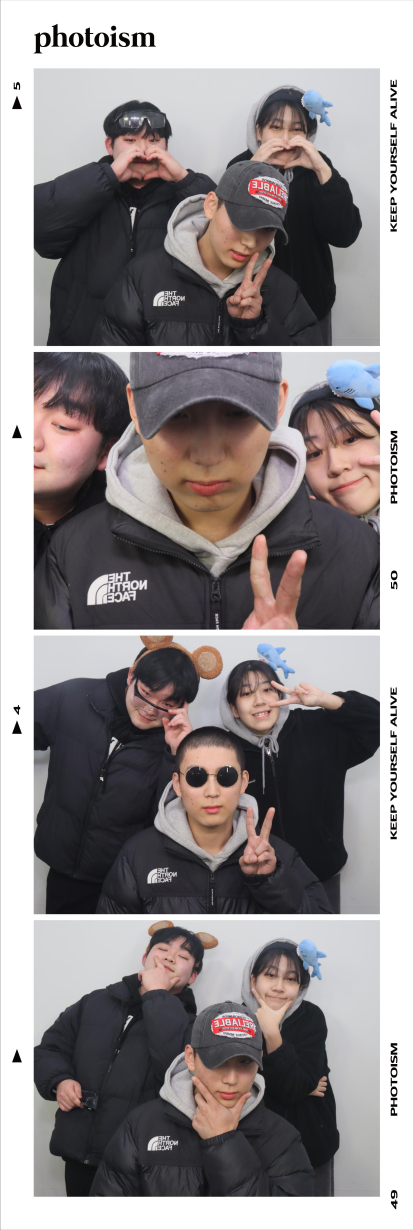
#> input picture data/train/fourcut/20241121.png, 1652 x 4920 px (shown at 1/4 size)
$ python -i preprocessing.py   (imports and definitions only)
#> lines starting #> are read from the running program, lines starting #| are printed output that depends on the picture
# 이미지 전처리 모듈
# 사진을 AI가 이해할 수 있는 숫자 데이터로 변환

import numpy as np
from PIL import Image
import shutil
from pathlib import Path
import random


class ImagePreprocessor:
    """
    이미지 전처리기
    - 사진을 불러와서 AI가 사용할 수 있는 형태로 바꿔줌
    """

    def __init__(self, target_size=(64, 64), grayscale=True, normalize=True):
        self.target_size = target_size  # 이미지 크기 (가로, 세로)
        self.grayscale = grayscale      # 흑백으로 변환할지 여부
        self.normalize = normalize      # 0~1 사이로 정규화할지 여부

    def load_image(self, image_path):
        """
        이미지 파일 불러오기
        """
#> called with image_path = '../data/train/fourcut/20241121.png'
        return Image.open(image_path)
#> returned value is the input picture: PIL image 1652x4920 RGB; mean R, G, B 145, 139.1, 140.1

    def resize(self, image):
        """
        이미지 크기 조정 (모든 사진을 같은 크기로 만듦)
        """
        # Pillow 버전에 따라 다른 방식 사용
        if hasattr(Image, 'Resampling'):
            resample = Image.Resampling.LANCZOS
        else:
            resample = Image.LANCZOS
        return image.resize(self.target_size, resample)
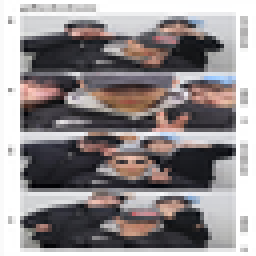
#> returned value: PIL image 64x64 RGB (shown 4 times larger); mean R, G, B 144.6, 138.7, 139.7

    def to_grayscale(self, image):
        """
        컬러 이미지를 흑백으로 변환
        - 흑백이 더 간단하고 빠름
        """
        return image.convert('L')
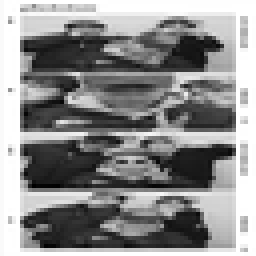
#> returned value: PIL image 64x64 L (shown 4 times larger); min 0, max 255, mean 140.6

    def to_array(self, image):
        """
        이미지를 숫자 배열로 변환
        - 예: 64x64 이미지 → 4096개의 숫자
        """
        return np.array(image)

    def normalize_array(self, array):
        """
        숫자 범위를 0~1로 변환
        - 원래: 0~255 (픽셀값)
        - 변환 후: 0.0~1.0 (AI가 학습하기 좋음)
        """
        return array.astype(np.float32) / 255.0
#> returned value: shape (64, 64) float32

    def vectorize(self, array):
        """
        2D 배열을 1D로 펴기
        - 예: [[1,2], [3,4]] → [1,2,3,4]
        """
        return array.flatten()

    def preprocess(self, image_path):
        """
        전체 전처리 과정 실행
        1. 이미지 불러오기
        2. 크기 조정
        3. 흑백 변환
        4. 숫자 배열로 변환
        5. 정규화
        6. 1D 벡터로 변환
        """
        # 1. 이미지 불러오기
        image = self.load_image(image_path)

        # 2. 크기 조정
        image = self.resize(image)

        # 3. 흑백 변환
        if self.grayscale:
            image = self.to_grayscale(image)

        # 4. 배열로 변환
        array = self.to_array(image)

        # 5. 정규화
        if self.normalize:
            array = self.normalize_array(array)

        # 6. 1D 벡터로 변환
        vector = self.vectorize(array)
#> vector = 4096 values, max 1 at index 1, min 0 at index 2952, mean 0.551

        return vector

    # [124 lines left out: functions preprocess_batch, split_dataset, not called in this run]


# [11 lines not run here, left out]

>>> result = ImagePreprocessor().preprocess('../data/train/fourcut/20241121.png')
#> result has the same summary as vector in preprocess

$ run again, on data/train/fourcut/Pic.png
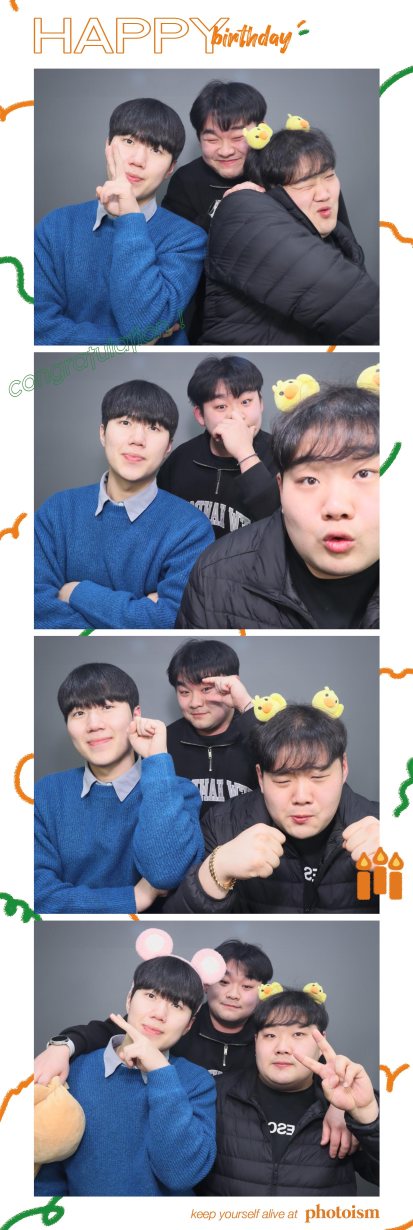
#> input picture data/train/fourcut/Pic.png, 1652 x 4920 px (shown at 1/4 size)
#> in load_image, returned value is the input picture: PIL image 1652x4920 RGB; mean R, G, B 137.8, 139.5, 150
#> in resize, `return image.resize(self.target_size, resample)`:
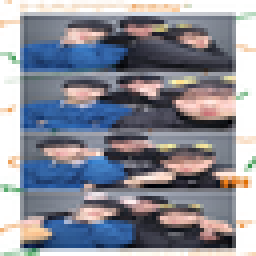
#> returned value: PIL image 64x64 RGB (shown 4 times larger); mean R, G, B 137.3, 139.1, 149.5
#> in to_grayscale, `return image.convert('L')`:
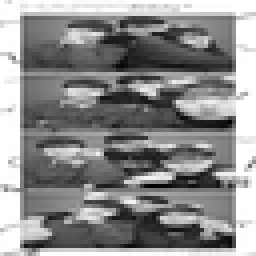
#> returned value: PIL image 64x64 L (shown 4 times larger); min 0, max 255, mean 139.7
#> vector = 4096 values, max 1 at index 0, min 0 at index 1977, mean 0.548
#> result has the same summary as vector in preprocess

$ run again, on data/train/fourcut/a.jpg
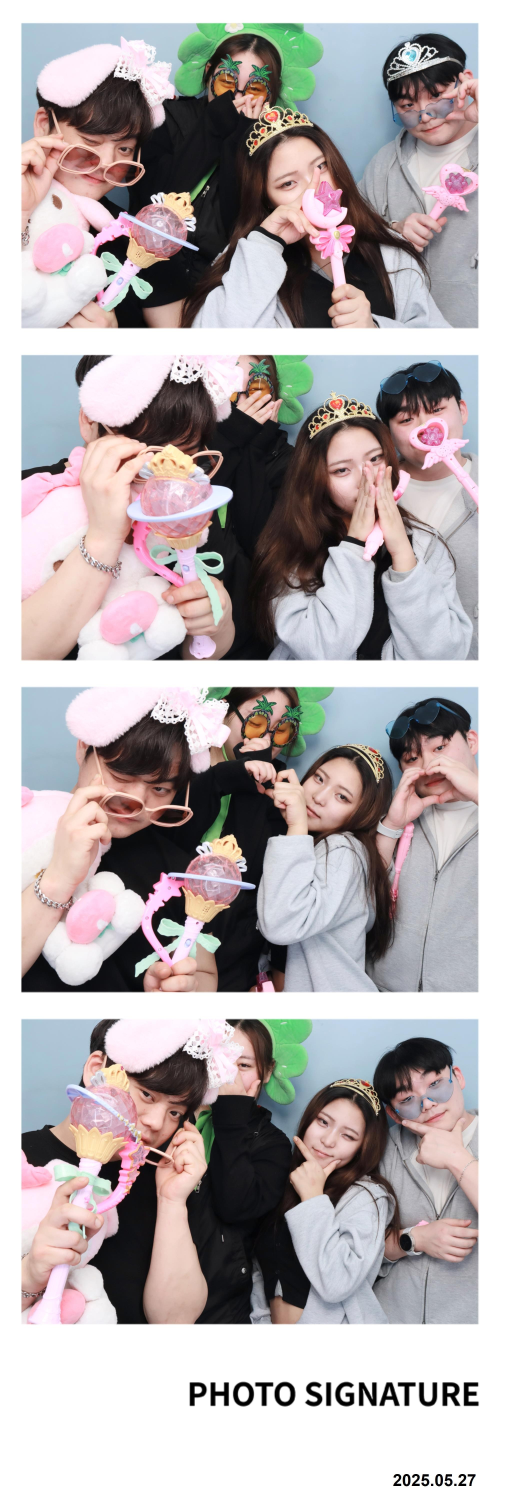
#> input picture data/train/fourcut/a.jpg, 2020 x 6000 px (shown at 1/4 size)
#> in load_image, returned value is the input picture: PIL image 2020x6000 RGB; mean R, G, B 178.8, 171.8, 172.8
#> in resize, `return image.resize(self.target_size, resample)`:
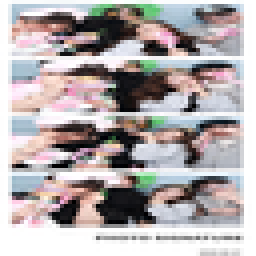
#> returned value: PIL image 64x64 RGB (shown 4 times larger); mean R, G, B 178.2, 171.4, 172.3
#> in to_grayscale, `return image.convert('L')`:
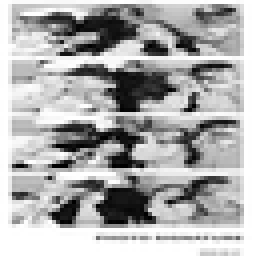
#> returned value: PIL image 64x64 L (shown 4 times larger); min 0, max 255, mean 173.6
#> vector = 4096 values, max 1 at index 0, min 0 at index 726, mean 0.681
#> result has the same summary as vector in preprocess
